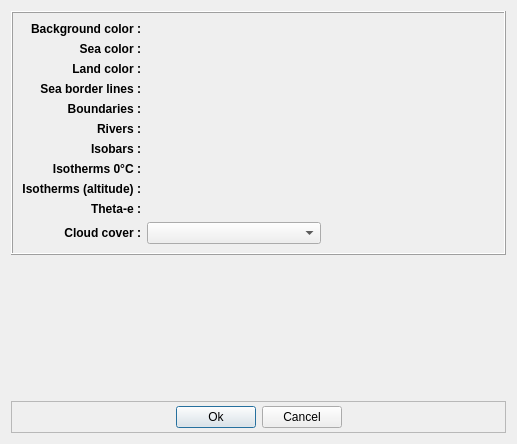
<?xml version="1.0" encoding="UTF-8"?>
<ui version="4.0">
 <class>GraphicsParamsDialog</class>
 <widget class="QDialog" name="GraphicsParamsDialog">
  <property name="geometry">
   <rect>
    <x>0</x>
    <y>0</y>
    <width>517</width>
    <height>444</height>
   </rect>
  </property>
  <property name="sizePolicy">
   <sizepolicy hsizetype="Minimum" vsizetype="Preferred">
    <horstretch>0</horstretch>
    <verstretch>0</verstretch>
   </sizepolicy>
  </property>
  <property name="windowTitle">
   <string>Graphical parameters</string>
  </property>
  <layout class="QVBoxLayout" name="verticalLayout">
   <item>
    <widget class="QFrame" name="frame_5">
     <property name="sizePolicy">
      <sizepolicy hsizetype="Expanding" vsizetype="Minimum">
       <horstretch>0</horstretch>
       <verstretch>0</verstretch>
      </sizepolicy>
     </property>
     <property name="autoFillBackground">
      <bool>false</bool>
     </property>
     <property name="frameShape">
      <enum>QFrame::Box</enum>
     </property>
     <property name="frameShadow">
      <enum>QFrame::Raised</enum>
     </property>
     <layout class="QGridLayout" name="gridLayout_3">
      <item row="0" column="0">
       <layout class="QGridLayout" name="gridLayout_2">
        <item row="8" column="0">
         <widget class="QLabel" name="label_14">
          <property name="font">
           <font>
            <weight>75</weight>
            <bold>true</bold>
           </font>
          </property>
          <property name="text">
           <string>Isotherms (altitude) :</string>
          </property>
          <property name="alignment">
           <set>Qt::AlignRight|Qt::AlignTrailing|Qt::AlignVCenter</set>
          </property>
         </widget>
        </item>
        <item row="0" column="0">
         <widget class="QLabel" name="label_5">
          <property name="sizePolicy">
           <sizepolicy hsizetype="Minimum" vsizetype="Minimum">
            <horstretch>0</horstretch>
            <verstretch>0</verstretch>
           </sizepolicy>
          </property>
          <property name="font">
           <font>
            <weight>75</weight>
            <bold>true</bold>
           </font>
          </property>
          <property name="text">
           <string>Background color :</string>
          </property>
          <property name="alignment">
           <set>Qt::AlignRight|Qt::AlignTrailing|Qt::AlignVCenter</set>
          </property>
         </widget>
        </item>
        <item row="0" column="1">
         <widget class="ColorEditorWidget" name="inputBgColor" native="true">
          <property name="sizePolicy">
           <sizepolicy hsizetype="Preferred" vsizetype="Preferred">
            <horstretch>0</horstretch>
            <verstretch>0</verstretch>
           </sizepolicy>
          </property>
          <property name="toolTip">
           <string/>
          </property>
          <property name="whatsThis">
           <string/>
          </property>
         </widget>
        </item>
        <item row="1" column="0">
         <widget class="QLabel" name="label_6">
          <property name="font">
           <font>
            <weight>75</weight>
            <bold>true</bold>
           </font>
          </property>
          <property name="text">
           <string>Sea color :</string>
          </property>
          <property name="alignment">
           <set>Qt::AlignRight|Qt::AlignTrailing|Qt::AlignVCenter</set>
          </property>
         </widget>
        </item>
        <item row="1" column="1">
         <widget class="ColorEditorWidget" name="inputSeaColor" native="true">
          <property name="toolTip">
           <string/>
          </property>
          <property name="whatsThis">
           <string/>
          </property>
         </widget>
        </item>
        <item row="2" column="0">
         <widget class="QLabel" name="label_7">
          <property name="font">
           <font>
            <weight>75</weight>
            <bold>true</bold>
           </font>
          </property>
          <property name="text">
           <string>Land color :</string>
          </property>
          <property name="alignment">
           <set>Qt::AlignRight|Qt::AlignTrailing|Qt::AlignVCenter</set>
          </property>
         </widget>
        </item>
        <item row="2" column="1">
         <widget class="ColorEditorWidget" name="inputLandColor" native="true">
          <property name="toolTip">
           <string/>
          </property>
          <property name="whatsThis">
           <string/>
          </property>
         </widget>
        </item>
        <item row="3" column="0">
         <widget class="QLabel" name="label_8">
          <property name="font">
           <font>
            <weight>75</weight>
            <bold>true</bold>
           </font>
          </property>
          <property name="text">
           <string>Sea border lines :</string>
          </property>
          <property name="alignment">
           <set>Qt::AlignRight|Qt::AlignTrailing|Qt::AlignVCenter</set>
          </property>
         </widget>
        </item>
        <item row="3" column="1">
         <widget class="LineEditorWidget" name="inputSeaBordersLine" native="true">
          <property name="sizePolicy">
           <sizepolicy hsizetype="Expanding" vsizetype="Preferred">
            <horstretch>0</horstretch>
            <verstretch>0</verstretch>
           </sizepolicy>
          </property>
          <property name="toolTip">
           <string/>
          </property>
          <property name="whatsThis">
           <string/>
          </property>
         </widget>
        </item>
        <item row="4" column="0">
         <widget class="QLabel" name="label_9">
          <property name="font">
           <font>
            <weight>75</weight>
            <bold>true</bold>
           </font>
          </property>
          <property name="text">
           <string>Boundaries :</string>
          </property>
          <property name="alignment">
           <set>Qt::AlignRight|Qt::AlignTrailing|Qt::AlignVCenter</set>
          </property>
         </widget>
        </item>
        <item row="4" column="1">
         <widget class="LineEditorWidget" name="inputBoundariesLine" native="true">
          <property name="sizePolicy">
           <sizepolicy hsizetype="Expanding" vsizetype="Preferred">
            <horstretch>0</horstretch>
            <verstretch>0</verstretch>
           </sizepolicy>
          </property>
          <property name="toolTip">
           <string/>
          </property>
          <property name="whatsThis">
           <string/>
          </property>
         </widget>
        </item>
        <item row="5" column="0">
         <widget class="QLabel" name="label_10">
          <property name="font">
           <font>
            <weight>75</weight>
            <bold>true</bold>
           </font>
          </property>
          <property name="text">
           <string>Rivers :</string>
          </property>
          <property name="alignment">
           <set>Qt::AlignRight|Qt::AlignTrailing|Qt::AlignVCenter</set>
          </property>
         </widget>
        </item>
        <item row="5" column="1">
         <widget class="LineEditorWidget" name="inputRiversLine" native="true">
          <property name="sizePolicy">
           <sizepolicy hsizetype="Expanding" vsizetype="Preferred">
            <horstretch>0</horstretch>
            <verstretch>0</verstretch>
           </sizepolicy>
          </property>
          <property name="toolTip">
           <string/>
          </property>
          <property name="whatsThis">
           <string/>
          </property>
         </widget>
        </item>
        <item row="6" column="0">
         <widget class="QLabel" name="label_11">
          <property name="font">
           <font>
            <weight>75</weight>
            <bold>true</bold>
           </font>
          </property>
          <property name="text">
           <string>Isobars :</string>
          </property>
          <property name="alignment">
           <set>Qt::AlignRight|Qt::AlignTrailing|Qt::AlignVCenter</set>
          </property>
         </widget>
        </item>
        <item row="6" column="1">
         <widget class="LineEditorWidget" name="inputIsobarsLine" native="true">
          <property name="sizePolicy">
           <sizepolicy hsizetype="Expanding" vsizetype="Preferred">
            <horstretch>0</horstretch>
            <verstretch>0</verstretch>
           </sizepolicy>
          </property>
          <property name="toolTip">
           <string/>
          </property>
          <property name="whatsThis">
           <string/>
          </property>
         </widget>
        </item>
        <item row="7" column="0">
         <widget class="QLabel" name="label_12">
          <property name="font">
           <font>
            <weight>75</weight>
            <bold>true</bold>
           </font>
          </property>
          <property name="text">
           <string>Isotherms 0°C :</string>
          </property>
          <property name="alignment">
           <set>Qt::AlignRight|Qt::AlignTrailing|Qt::AlignVCenter</set>
          </property>
         </widget>
        </item>
        <item row="7" column="1">
         <widget class="LineEditorWidget" name="inputIsotherms0Line" native="true">
          <property name="sizePolicy">
           <sizepolicy hsizetype="Expanding" vsizetype="Preferred">
            <horstretch>0</horstretch>
            <verstretch>0</verstretch>
           </sizepolicy>
          </property>
          <property name="toolTip">
           <string/>
          </property>
          <property name="whatsThis">
           <string/>
          </property>
         </widget>
        </item>
        <item row="8" column="1">
         <widget class="LineEditorWidget" name="inputIsotherms_Line" native="true">
          <property name="toolTip">
           <string/>
          </property>
          <property name="whatsThis">
           <string/>
          </property>
         </widget>
        </item>
        <item row="10" column="0">
         <widget class="QLabel" name="label_13">
          <property name="font">
           <font>
            <weight>75</weight>
            <bold>true</bold>
           </font>
          </property>
          <property name="text">
           <string>Cloud cover :</string>
          </property>
          <property name="alignment">
           <set>Qt::AlignRight|Qt::AlignTrailing|Qt::AlignVCenter</set>
          </property>
         </widget>
        </item>
        <item row="10" column="1">
         <layout class="QGridLayout" name="gridLayout">
          <item row="0" column="0">
           <widget class="QComboBox" name="inputCloudsColorMode">
            <property name="sizePolicy">
             <sizepolicy hsizetype="Expanding" vsizetype="Preferred">
              <horstretch>0</horstretch>
              <verstretch>0</verstretch>
             </sizepolicy>
            </property>
            <property name="minimumSize">
             <size>
              <width>100</width>
              <height>0</height>
             </size>
            </property>
           </widget>
          </item>
          <item row="0" column="1">
           <spacer>
            <property name="orientation">
             <enum>Qt::Horizontal</enum>
            </property>
            <property name="sizeHint" stdset="0">
             <size>
              <width>143</width>
              <height>18</height>
             </size>
            </property>
           </spacer>
          </item>
         </layout>
        </item>
        <item row="9" column="0">
         <widget class="QLabel" name="label_15">
          <property name="font">
           <font>
            <weight>75</weight>
            <bold>true</bold>
           </font>
          </property>
          <property name="text">
           <string>Theta-e :</string>
          </property>
          <property name="alignment">
           <set>Qt::AlignRight|Qt::AlignTrailing|Qt::AlignVCenter</set>
          </property>
         </widget>
        </item>
        <item row="9" column="1">
         <widget class="LineEditorWidget" name="inputThetaE_Line" native="true">
          <property name="toolTip">
           <string/>
          </property>
          <property name="whatsThis">
           <string/>
          </property>
         </widget>
        </item>
       </layout>
      </item>
     </layout>
     <zorder></zorder>
    </widget>
   </item>
   <item>
    <spacer name="verticalSpacer">
     <property name="orientation">
      <enum>Qt::Vertical</enum>
     </property>
     <property name="sizeHint" stdset="0">
      <size>
       <width>20</width>
       <height>40</height>
      </size>
     </property>
    </spacer>
   </item>
   <item>
    <widget class="QFrame" name="frame">
     <property name="sizePolicy">
      <sizepolicy hsizetype="Minimum" vsizetype="Minimum">
       <horstretch>0</horstretch>
       <verstretch>0</verstretch>
      </sizepolicy>
     </property>
     <property name="frameShape">
      <enum>QFrame::StyledPanel</enum>
     </property>
     <property name="frameShadow">
      <enum>QFrame::Raised</enum>
     </property>
     <layout class="QHBoxLayout">
      <property name="sizeConstraint">
       <enum>QLayout::SetMinimumSize</enum>
      </property>
      <property name="topMargin">
       <number>4</number>
      </property>
      <property name="bottomMargin">
       <number>4</number>
      </property>
      <item>
       <spacer>
        <property name="orientation">
         <enum>Qt::Horizontal</enum>
        </property>
        <property name="sizeHint" stdset="0">
         <size>
          <width>40</width>
          <height>20</height>
         </size>
        </property>
       </spacer>
      </item>
      <item>
       <widget class="QPushButton" name="btOK">
        <property name="text">
         <string>Ok</string>
        </property>
       </widget>
      </item>
      <item>
       <widget class="QPushButton" name="btCancel">
        <property name="text">
         <string>Cancel</string>
        </property>
       </widget>
      </item>
      <item>
       <spacer>
        <property name="orientation">
         <enum>Qt::Horizontal</enum>
        </property>
        <property name="sizeHint" stdset="0">
         <size>
          <width>40</width>
          <height>20</height>
         </size>
        </property>
       </spacer>
      </item>
     </layout>
    </widget>
   </item>
  </layout>
 </widget>
 <customwidgets>
  <customwidget>
   <class>ColorEditorWidget</class>
   <extends>QWidget</extends>
   <header>ColorEditorWidget.h</header>
  </customwidget>
  <customwidget>
   <class>LineEditorWidget</class>
   <extends>QWidget</extends>
   <header>LineEditorWidget.h</header>
  </customwidget>
 </customwidgets>
 <resources/>
 <connections/>
</ui>
